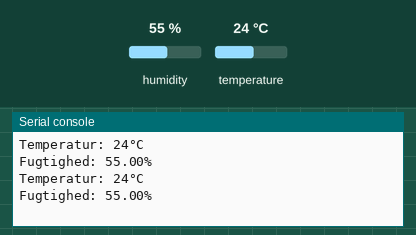
Simulated run of this program. Board: MicroPython board. Shown: the last lines printed to the serial console. The inputs (shaded band) are chosen by the test bench; at power-on: humidity 55 %, temperature 24 °C.

Above: at 1.2 s.
1.3 s: humidity set to 22 %
At 2.6 s:
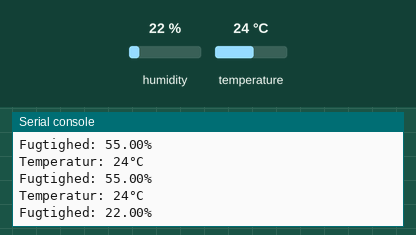
2.8 s: temperature set to 12 °C
At 3.9 s:
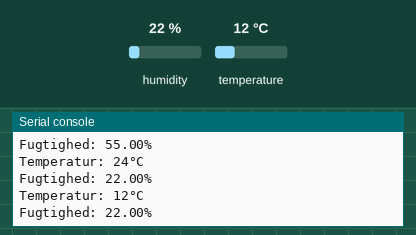
4.3 s: humidity set to 40 %
At 6.0 s:
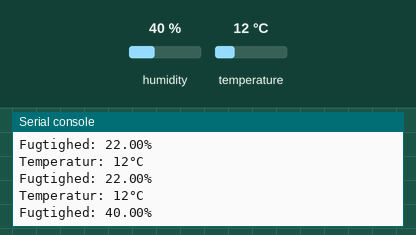
Timing chart, 0 to 7.5 s (numbered marks = the images above; inputs shaded):
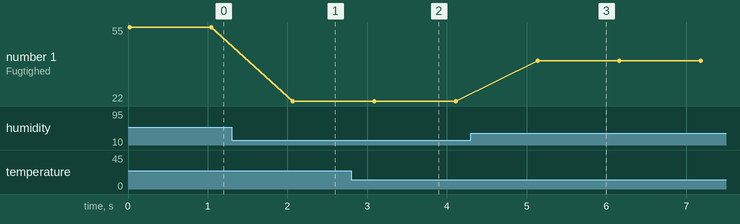

Measured:
- after the input at 1.3 s, the serial console: prints a new line after 0.77 s (image 1)
- after the input at 2.8 s, the serial console: prints a new line after 0.29 s (image 2)
- after the input at 4.3 s, the serial console: prints a new line after 0.84 s (image 3)
- plotted number 1: 55 → 22 after the input at 1.3 s, 22 → 40 after the input at 4.3 s

The program:

Oevelse2_1.py
```python
"""
2.1
lav en ny fil kaldet "oevelse2_1.py" og importer DHT11 klassen fra sensor modulet. Lav en instans af klassen og sørg for at signal pin fra sensor er sat til GPIO 0. Lav en måling og print temperatur og luftfugtihed til shell.
"""

# A simple DHT11 test program
from machine import Pin
from time import sleep
from dht import DHT11


class dht11_class():
    description="Class to store temperature and humidity"

    def __init__(self,pin):
        self.pin=pin
        self.temperature=None
        self.humidity=None

    def set_temperature(self,measured_temp:float):
        self.temperature=measured_temp

    def set_humidity(self,measured_humi:float):
        self.humidity=measured_humi

    def set_pin(self,desired_pin:int):
        self.pin=desired_pin

def make_DHT11(InputObject):
    return DHT11(Pin(InputObject.pin))
##################
# OBJECTS
sensor=dht11_class(0)
sensor=DHT11(Pin(sensor.pin)) # The DHT11 object
# sensor=make_DHT11(int(sensor.pin))

while True:
    # Do the measurement
    sensor.measure()
    temp = sensor.temperature()     # Get the temperature
    # Print the result
    print(f'Temperatur: {temp}°C')
    hum = sensor.humidity()         # Get the humidity
    print(f'Fugtighed: {hum:.2f}%')

    sleep(1)                       # Wait 1 second, then loop around
```
